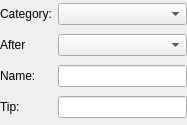
<ui version="4.0" >
 <class>KPlato::EditViewPanel</class>
 <widget class="QWidget" name="KPlato::EditViewPanel" >
  <property name="geometry" >
   <rect>
    <x>0</x>
    <y>0</y>
    <width>187</width>
    <height>125</height>
   </rect>
  </property>
  <layout class="QGridLayout" >
   <item row="0" column="0" >
    <widget class="QLabel" name="label_3" >
     <property name="text" >
      <string>Category:</string>
     </property>
     <property name="buddy" >
      <cstring>category</cstring>
     </property>
    </widget>
   </item>
   <item row="0" column="1" >
    <widget class="KComboBox" name="category" >
     <property name="insertPolicy" >
      <enum>QComboBox::InsertAlphabetically</enum>
     </property>
     <property name="autoCompletion" >
      <bool>false</bool>
     </property>
    </widget>
   </item>
   <item row="1" column="0" >
    <widget class="QLabel" name="label" >
     <property name="text" >
      <string>After</string>
     </property>
     <property name="buddy" >
      <cstring>insertAfter</cstring>
     </property>
    </widget>
   </item>
   <item row="1" column="1" >
    <widget class="KComboBox" name="insertAfter" >
     <property name="insertPolicy" >
      <enum>QComboBox::InsertAlphabetically</enum>
     </property>
     <property name="autoCompletion" >
      <bool>false</bool>
     </property>
    </widget>
   </item>
   <item row="2" column="0" >
    <widget class="QLabel" name="label_4" >
     <property name="text" >
      <string>Name:</string>
     </property>
     <property name="buddy" >
      <cstring>viewname</cstring>
     </property>
    </widget>
   </item>
   <item row="2" column="1" >
    <widget class="QLineEdit" name="viewname" />
   </item>
   <item row="3" column="0" >
    <widget class="QLabel" name="label_5" >
     <property name="text" >
      <string>Tip:</string>
     </property>
     <property name="buddy" >
      <cstring>tooltip</cstring>
     </property>
    </widget>
   </item>
   <item row="3" column="1" >
    <widget class="QLineEdit" name="tooltip" />
   </item>
  </layout>
 </widget>
 <layoutdefault spacing="6" margin="0" />
 <customwidgets>
  <customwidget>
   <class>KComboBox</class>
   <extends>QComboBox</extends>
   <header>kcombobox.h</header>
  </customwidget>
 </customwidgets>
 <resources/>
 <connections/>
</ui>
